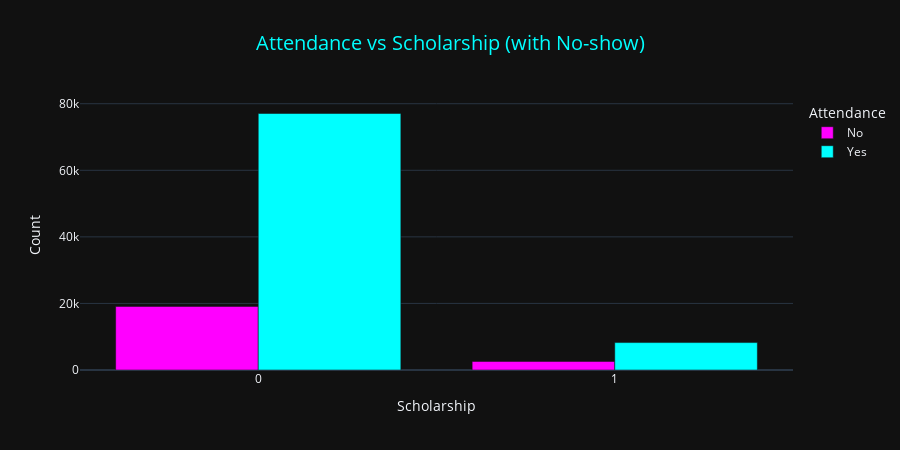

Write notebook code for a chart like this one.
### Code cell
fig_scholar = px.bar(scholar_attendance,
             x='Scholarship',
             y='Count',
             color='Attendance',
             barmode='group',
             title='Attendance vs Scholarship (with No-show)',
             color_discrete_sequence=colors_no_show,
             template=template_style
)
fig_scholar.update_layout(
    height=450,
    title_font=dict(size=20, color=colors_no_show[1]),
    title_x=0.5
)

### Figure 1 — Plotly figure (JSON) as saved in the notebook; plotly's stock layout.template omitted (floating-point values rounded to 4 significant figures)
{"data": [{"alignmentgroup": "True", "hovertemplate": "Attendance=No<br>Scholarship=%{x}<br>Count=%{y}<extra></extra>", "legendgroup": "No", "marker": {"color": "#ff00ff", "pattern": {"shape": ""}}, "name": "No", "offsetgroup": "No", "orientation": "v", "showlegend": true, "textposition": "auto", "x": [0, 1], "xaxis": "x", "y": [19106, 2571], "yaxis": "y", "type": "bar"}, {"alignmentgroup": "True", "hovertemplate": "Attendance=Yes<br>Scholarship=%{x}<br>Count=%{y}<extra></extra>", "legendgroup": "Yes", "marker": {"color": "#00ffff", "pattern": {"shape": ""}}, "name": "Yes", "offsetgroup": "Yes", "orientation": "v", "showlegend": true, "textposition": "auto", "x": [0, 1], "xaxis": "x", "y": [77065, 8238], "yaxis": "y", "type": "bar"}], "layout": {"xaxis": {"anchor": "y", "domain": [0.0, 1.0], "title": {"text": "Scholarship"}}, "yaxis": {"anchor": "x", "domain": [0.0, 1.0], "title": {"text": "Count"}}, "legend": {"title": {"text": "Attendance"}, "tracegroupgap": 0}, "title": {"text": "Attendance vs Scholarship (with No-show)", "font": {"size": 20, "color": "#00ffff"}, "x": 0.5}, "barmode": "group", "height": 450}}
